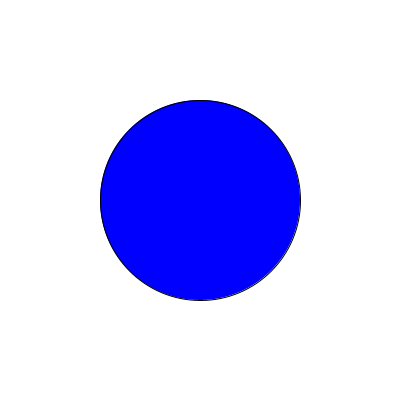
Frame 1 (no input)
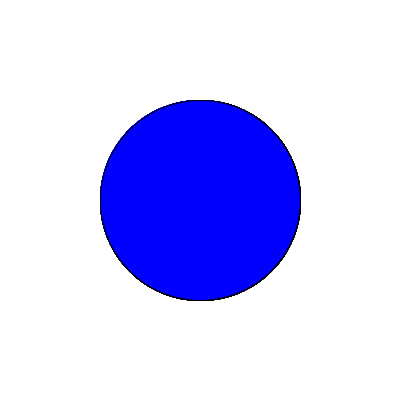
Frame 60 (the mouse pressed at the canvas centre just before this capture)
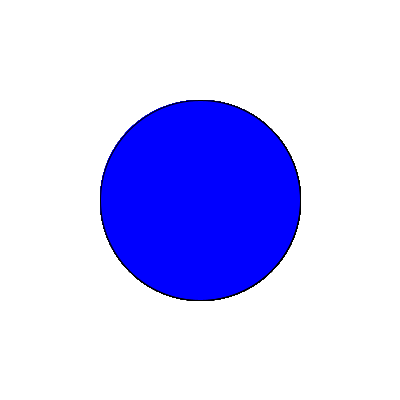
Frame 120 (the mouse held since frame 60 and released just before this capture)

The Processing sketch that drew these frames (run headless with seeded random() and noise(); from frame 60 on, the mouse is pressed at the canvas centre):

// Processing sketch: GenerativeCircle
// ── GenerativeCircle.pde
void setup() {
  // Set up the window size
  size(400, 400);
  // Set the background color to white
  background(255);
}

void draw() {
  // Set the circle's fill color to blue
  fill(0, 0, 255);
  // Set the circle's outline color to black
  stroke(0);
  // Draw a circle in the center of the window
  // Parameters: x-coordinate, y-coordinate, diameter
  circle(width/2, height/2, 200);
}
